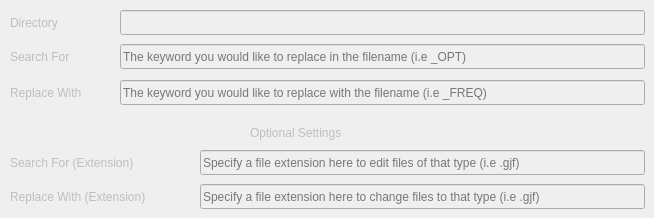
      <widget class="QWidget" name="t1t3">
       <property name="enabled">
        <bool>false</bool>
       </property>
       <attribute name="title">
        <string>Bulk Rename Files</string>
       </attribute>
       <widget class="QLineEdit" name="t1t3le_1">
        <property name="geometry">
         <rect>
          <x>120</x>
          <y>10</y>
          <width>525</width>
          <height>25</height>
         </rect>
        </property>
       </widget>
       <widget class="QLabel" name="t1t3l_1">
        <property name="geometry">
         <rect>
          <x>10</x>
          <y>10</y>
          <width>60</width>
          <height>25</height>
         </rect>
        </property>
        <property name="text">
         <string>Directory</string>
        </property>
       </widget>
       <widget class="QLabel" name="t1t3l_2">
        <property name="geometry">
         <rect>
          <x>10</x>
          <y>44</y>
          <width>91</width>
          <height>25</height>
         </rect>
        </property>
        <property name="text">
         <string>Search For</string>
        </property>
       </widget>
       <widget class="QLabel" name="t1t3l_3">
        <property name="geometry">
         <rect>
          <x>10</x>
          <y>80</y>
          <width>101</width>
          <height>25</height>
         </rect>
        </property>
        <property name="text">
         <string>Replace With</string>
        </property>
       </widget>
       <widget class="QLineEdit" name="t1t3le_2">
        <property name="geometry">
         <rect>
          <x>120</x>
          <y>44</y>
          <width>525</width>
          <height>25</height>
         </rect>
        </property>
        <property name="placeholderText">
         <string>The keyword you would like to replace in the filename (i.e _OPT)</string>
        </property>
       </widget>
       <widget class="QLineEdit" name="t1t3le_3">
        <property name="geometry">
         <rect>
          <x>120</x>
          <y>80</y>
          <width>525</width>
          <height>25</height>
         </rect>
        </property>
        <property name="placeholderText">
         <string>The keyword you would like to replace with the filename (i.e _FREQ)</string>
        </property>
       </widget>
       <widget class="QLabel" name="t1t3l_4">
        <property name="geometry">
         <rect>
          <x>250</x>
          <y>120</y>
          <width>121</width>
          <height>25</height>
         </rect>
        </property>
        <property name="text">
         <string>Optional Settings</string>
        </property>
       </widget>
       <widget class="QLineEdit" name="t1t3le_4">
        <property name="geometry">
         <rect>
          <x>200</x>
          <y>150</y>
          <width>445</width>
          <height>25</height>
         </rect>
        </property>
        <property name="placeholderText">
         <string>Specify a file extension here to edit files of that type (i.e .gjf)</string>
        </property>
       </widget>
       <widget class="QLineEdit" name="t1t3le_5">
        <property name="geometry">
         <rect>
          <x>200</x>
          <y>184</y>
          <width>445</width>
          <height>25</height>
         </rect>
        </property>
        <property name="placeholderText">
         <string>Specify a file extension here to change files to that type (i.e .gjf)</string>
        </property>
       </widget>
       <widget class="QLabel" name="t1t3l_5">
        <property name="geometry">
         <rect>
          <x>10</x>
          <y>150</y>
          <width>161</width>
          <height>25</height>
         </rect>
        </property>
        <property name="text">
         <string>Search For (Extension)</string>
        </property>
       </widget>
       <widget class="QLabel" name="t1t3l_6">
        <property name="geometry">
         <rect>
          <x>10</x>
          <y>184</y>
          <width>171</width>
          <height>25</height>
         </rect>
        </property>
        <property name="text">
         <string>Replace With (Extension)</string>
        </property>
       </widget>
      </widget>
